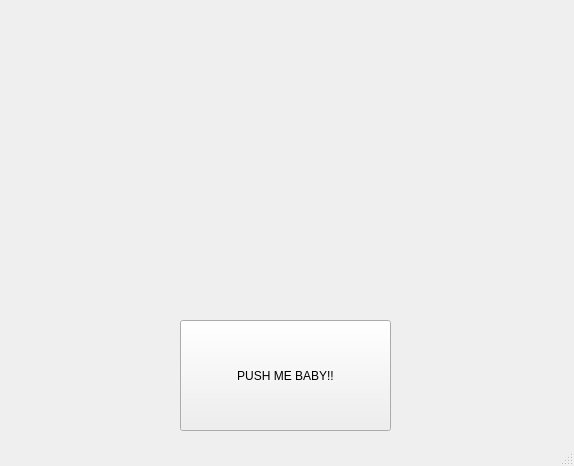
<?xml version="1.0" encoding="UTF-8"?>
<ui version="4.0">
 <class>MainWindow</class>
 <widget class="QMainWindow" name="MainWindow">
  <property name="geometry">
   <rect>
    <x>0</x>
    <y>0</y>
    <width>574</width>
    <height>466</height>
   </rect>
  </property>
  <property name="windowTitle">
   <string>MainWindow</string>
  </property>
  <widget class="QWidget" name="centralWidget">
   <widget class="QPushButton" name="parse">
    <property name="geometry">
     <rect>
      <x>180</x>
      <y>320</y>
      <width>211</width>
      <height>111</height>
     </rect>
    </property>
    <property name="text">
     <string>PUSH ME BABY!!</string>
    </property>
   </widget>
  </widget>
  <widget class="QStatusBar" name="statusBar"/>
 </widget>
 <layoutdefault spacing="6" margin="11"/>
 <resources/>
 <connections/>
</ui>
